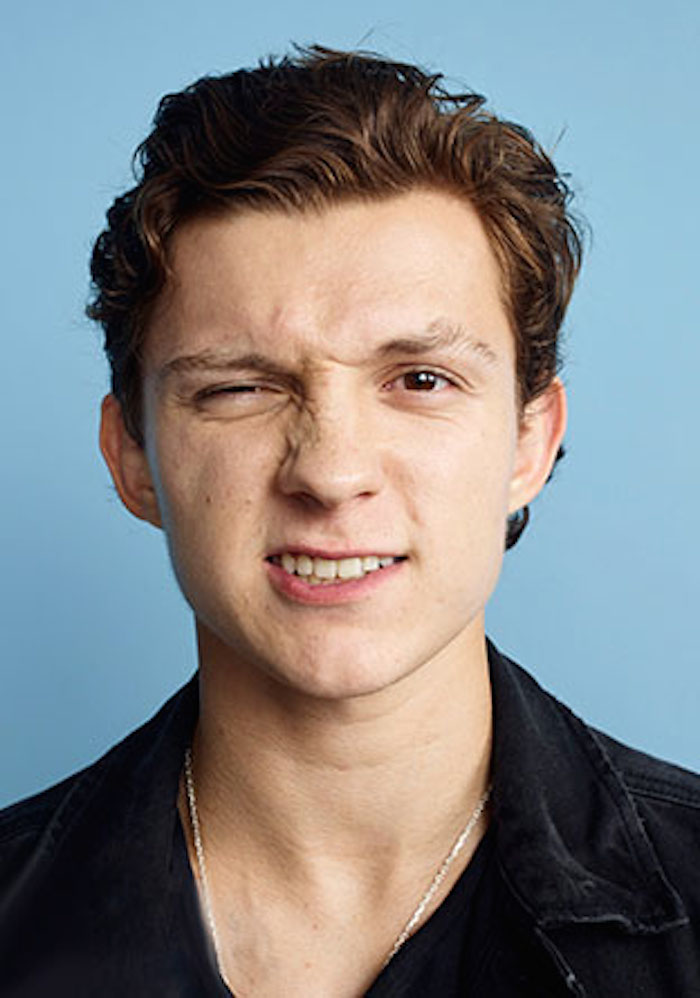
#> input picture tom2.jpg, 700 x 998 px
$ python Art.py
#> lines starting #> are read from the running program, lines starting #| are printed output that depends on the picture

import cv2
import numpy as np
image = cv2.imread('tom2.jpg')#Reading the image
#> image is the input picture: shape (998, 700, 3); mean B, G, R 131.5, 130.4, 129.2


image_resized = cv2.resize(image, None, fx=0.5, fy=0.5)
#resizing the image

#Removing the impurities from image
image_cleared = cv2.medianBlur(image_resized, 3)
image_cleared = cv2.medianBlur(image_cleared, 3)
image_cleared = cv2.medianBlur(image_cleared, 3)

image_cleared = cv2.edgePreservingFilter(image_cleared, sigma_s=5)
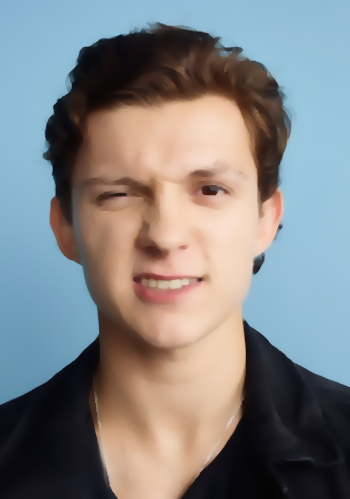
#> image_cleared: shape (499, 350, 3); mean B, G, R 131.5, 130.5, 129.4


#Bilateral Image filtering
image_filtered = cv2.bilateralFilter(image_cleared, 3, 10, 5)

for i in range(2):
	image_filtered = cv2.bilateralFilter(image_filtered, 3, 20, 10)

for i in range(3):
	image_filtered = cv2.bilateralFilter(image_filtered, 5, 30, 10)

#Sharpening the image using addWeighted()
gaussian_mask= cv2.GaussianBlur(image_filtered, (7,7), 2)
image_sharp = cv2.addWeighted(image_filtered, 1.5, gaussian_mask, -0.5, 0)
image_sharp = cv2.addWeighted(image_sharp, 1.4, gaussian_mask, -0.2, 10)
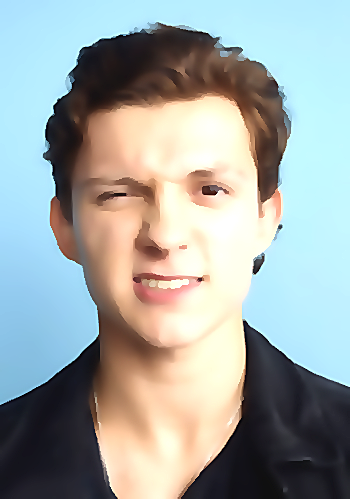
#> image_sharp: shape (499, 350, 3); mean B, G, R 163.8, 166.1, 158.8


#displayng images
cv2.imshow('Final Image', image_sharp)
cv2.imshow('Clear impurities', image_cleared)
cv2.imshow('original', image_resized)
#cv2.imwrite('art_test1.jpg', image_sharp)
cv2.waitKey(0)

$ run again, with will.jpeg copied over tom2.jpg
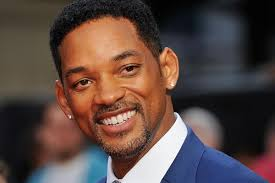
#> input picture will.jpeg, 275 x 183 px
#> image is the input picture: shape (183, 275, 3); mean B, G, R 66.5, 71.2, 89.8
#> `gaussian_mask= cv2.GaussianBlur(image_filtered, (7,7), 2)`:
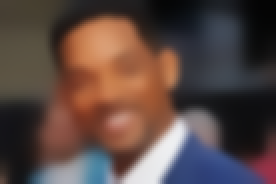
#> gaussian_mask: shape (92, 138, 3) (shown 2 times larger); mean B, G, R 66.7, 71.3, 90.1
#> `image_sharp = cv2.addWeighted(image_sharp, 1.4, gaussian_mask, -0.2, 10)`:
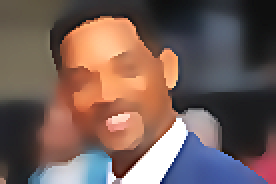
#> image_sharp: shape (92, 138, 3) (shown 2 times larger); mean B, G, R 88.3, 93.9, 116
